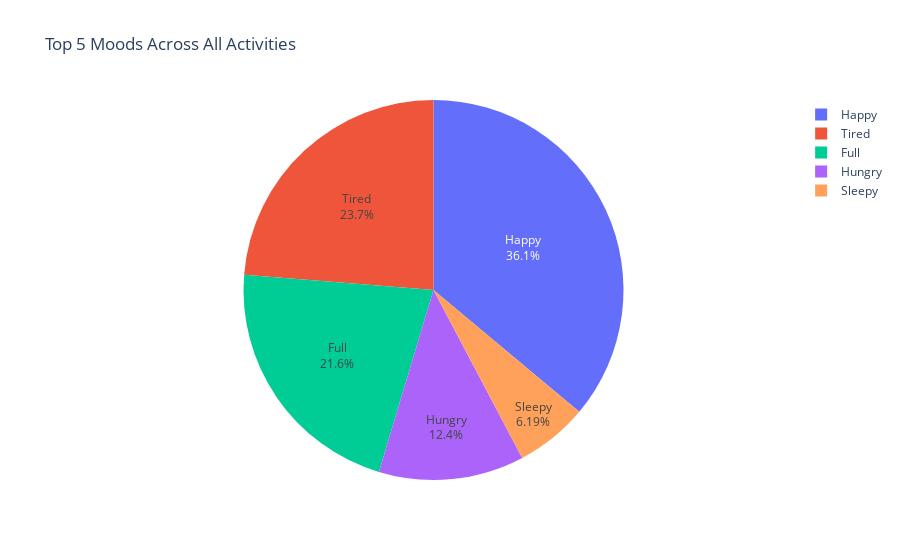

The code cell stored with this chart in its notebook:
### Code cell
# Group the data by 'How I feel' and count the occurrences
mood_counts = df['How I feel'].value_counts().reset_index()

# Rename the columns for clarity
mood_counts.columns = ['Mood', 'Count']

# Sort the data by count and select the top 5 moods
top_5_moods = mood_counts.head(5)

# Create an interactive pie chart for the top 5 moods
fig4 = px.pie(top_5_moods, names='Mood', values='Count',
              title='Top 5 Moods Across All Activities',
              labels={'Mood': 'Mood', 'Count': 'Count'})

# Add labels and legends
fig4.update_traces(textposition='inside', textinfo='percent+label')

# Show the interactive pie chart for the top 5 moods
fig4.show()

### Figure 1 — Plotly figure (JSON) as saved in the notebook; plotly's stock layout.template omitted (floating-point values rounded to 4 significant figures)
{"data": [{"domain": {"x": [0, 1], "y": [0, 1]}, "hovertemplate": "Mood=%{label}<br>Count=%{value}<extra></extra>", "labels": ["Happy", "Tired", "Full", "Hungry", "Sleepy"], "legendgroup": "", "name": "", "showlegend": true, "textinfo": "percent+label", "textposition": "inside", "type": "pie", "values": [35, 23, 21, 12, 6]}], "layout": {"legend": {"tracegroupgap": 0}, "title": {"text": "Top 5 Moods Across All Activities"}}}
